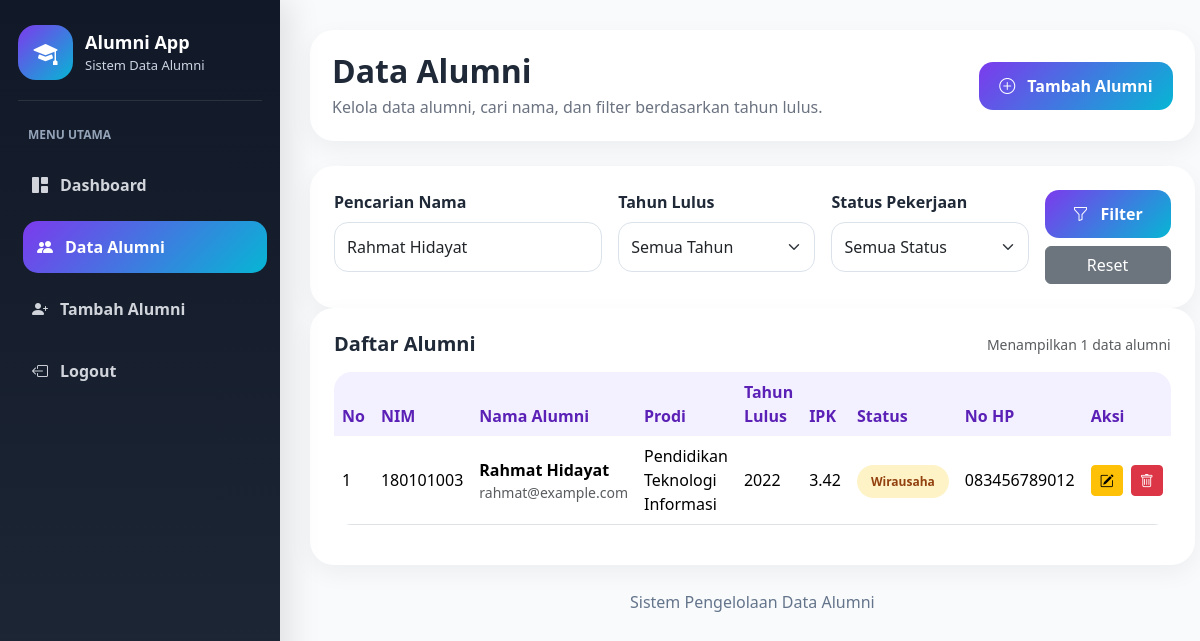
Page /alumni.php?nama=Rahmat Hidayat on the committed database.
### tables this page shows
CREATE TABLE `alumni` (
  `id_alumni` int(11) NOT NULL,
  `nim` varchar(30) NOT NULL,
  `nama_lengkap` varchar(120) NOT NULL,
  `jenis_kelamin` enum('Laki-laki','Perempuan') NOT NULL,
  `tempat_lahir` varchar(80) DEFAULT NULL,
  `tanggal_lahir` date DEFAULT NULL,
  `program_studi` varchar(100) NOT NULL,
  `fakultas` varchar(100) DEFAULT NULL,
  `tahun_masuk` year(4) DEFAULT NULL,
  `tahun_lulus` year(4) NOT NULL,
  `ipk` decimal(3,2) DEFAULT NULL,
  `email` varchar(100) DEFAULT NULL,
  `no_hp` varchar(20) DEFAULT NULL,
  `alamat` text DEFAULT NULL,
  `status_pekerjaan` enum('Bekerja','Wirausaha','Studi Lanjut','Belum Bekerja') DEFAULT 'Belum Bekerja',
  `created_at` timestamp NOT NULL DEFAULT current_timestamp(),
  `updated_at` timestamp NOT NULL DEFAULT current_timestamp() ON UPDATE current_timestamp()
);

### alumni.php (the view, shortened to what this page needs)
<?php
$conn = mysqli_connect(
    "localhost",
    "root",
    "",
    "db_alumni"
);
$nama = $_GET['nama'] ?? '';
$nama = mysqli_real_escape_string($conn, $nama);
$sql = "SELECT * FROM alumni WHERE 1=1";
if (!empty($nama)) {
    $sql .= " AND nama_lengkap LIKE '%$nama%'";
}
$sql .= " ORDER BY id_alumni DESC";
$query = mysqli_query($conn, $sql);
$total_data = mysqli_num_rows($query);
?>
<!DOCTYPE html>
<html lang="id">
<head>
    <link href="https://cdn.jsdelivr.net/npm/bootstrap@5.3.3/dist/css/bootstrap.min.css" rel="stylesheet">
    <link href="https://cdn.jsdelivr.net/npm/bootstrap-icons@1.11.3/font/bootstrap-icons.css" rel="stylesheet">
    <link href="assets/css/style.css" rel="stylesheet">
</head>
<body>
<div class="app-wrapper">
    <aside class="sidebar">
        <div class="brand-box">
            <div class="brand-icon">
                <i class="bi bi-mortarboard-fill"></i>
            </div>
            <div>
                <p class="brand-title">Alumni App</p>
                <p class="brand-subtitle">Sistem Data Alumni</p>
            </div>
        </div>
        <p class="menu-label">Menu Utama</p>
        <ul class="sidebar-menu">
            <li>
                <a href="dashboard.php">
                    <i class="bi bi-grid-1x2-fill"></i>
                    Dashboard
                </a>
            </li>
            <li>
                <a href="alumni.php" class="active">
                    <i class="bi bi-people-fill"></i>
                    Data Alumni
                </a>
            </li>
            <li>
                <a href="tambah-alumni.php">
                    <i class="bi bi-person-plus-fill"></i>
                    Tambah Alumni
                </a>
            </li>
            <li>
                <a href="index.php">
                    <i class="bi bi-box-arrow-left"></i>
                    Logout
                </a>
            </li>
        </ul>
    </aside>
    <main class="main-content">
        <div class="topbar">
            <div>
                <h1 class="page-title">Data Alumni</h1>
                <p class="page-subtitle">
                    Kelola data alumni, cari nama, dan filter berdasarkan tahun lulus.
                </p>
            </div>
            <a href="tambah-alumni.php" class="btn btn-main">
                <i class="bi bi-plus-circle me-2"></i>
                Tambah Alumni
            </a>
        </div>
        <section class="filter-box">
            <form method="GET">
                <div class="row g-3">
                    <div class="col-lg-4">
                        <label class="form-label">Pencarian Nama</label>
                        <input
                            type="text"
                            name="nama"
                            class="form-control"
                            placeholder="Cari nama alumni"
                            value="<?= htmlspecialchars($nama); ?>"
                        >
                    </div>
                     <div class="col-lg-3">
                        <label class="form-label">Tahun Lulus</label>
                        <select name="tahun_lulus" class="form-select">
                            <option value="">Semua Tahun</option>
                        </select>
                    </div>
                    <div class="col-lg-3">
                        <label class="form-label">
                            Status Pekerjaan
                        </label>
                        <select name="status" class="form-select">
                            <option value="">Semua Status</option>
                        </select>
                    </div>
                    <div class="col-lg-2 d-flex align-items-end">
                        <div class="w-100">
                            <button type="submit" class="btn btn-main w-100 mb-2">
                                <i class="bi bi-funnel me-2"></i>
                                Filter
                            </button>
                            <a href="alumni.php" class="btn btn-secondary w-100">
                                Reset
                            </a>
                        </div>
                    </div>
                </div>
            </form>
        </section>
        <section class="content-card">
            <div class="d-flex justify-content-between align-items-center mb-3 flex-wrap gap-2">
                <h2 class="card-heading mb-0">
                    Daftar Alumni
                </h2>
                <span class="text-muted small">
                    Menampilkan <?= $total_data ?> data alumni
                </span>
            </div>
            <div class="table-responsive">
                <table class="table table-hover align-middle">
                    <thead>
                        <tr>
                            <th>No</th>
                            <th>NIM</th>
                            <th>Nama Alumni</th>
                            <th>Prodi</th>
                            <th>Tahun Lulus</th>
                            <th>IPK</th>
                            <th>Status</th>
                            <th>No HP</th>
                            <th>Aksi</th>
                        </tr>
                    </thead>
                    <tbody>
                    <?php
                    $no = 1;
                    if(mysqli_num_rows($query) > 0):
                    while($data = mysqli_fetch_assoc($query)):
                    ?>
                    <tr>
                        <td><?= $no++; ?></td>
                        <td><?= htmlspecialchars($data['nim']); ?></td>
                        <td>
                            <strong>
                                <?= htmlspecialchars($data['nama_lengkap']); ?>
                            </strong>
                            <div class="text-muted small">
                                <?= htmlspecialchars($data['email']); ?>
                            </div>
                        </td>
                        <td><?= htmlspecialchars($data['program_studi']); ?></td>
                        <td><?= htmlspecialchars($data['tahun_lulus']); ?></td>
                        <td><?= htmlspecialchars($data['ipk']); ?></td>
                        <td>
                            <?php
                            if($data['status_pekerjaan']=="Bekerja"){
                                echo '<span class="badge-status badge-bekerja">Bekerja</span>';
                            }
                            elseif($data['status_pekerjaan']=="Wirausaha"){
                                echo '<span class="badge-status badge-wirausaha">Wirausaha</span>';
                            }
                            elseif($data['status_pekerjaan']=="Studi Lanjut"){
                                echo '<span class="badge-status badge-studi">Studi Lanjut</span>';
                            }
                            else{
                                echo '<span class="badge-status badge-belum">Belum Bekerja</span>';
                            }
                            ?>
                        </td>
                        <td><?= htmlspecialchars($data['no_hp']); ?></td>
                        <td>
                            <div class="action-buttons">
                                <a
                                    href="edit-alumni.php?id=<?= $data['id_alumni']; ?>"
                                    class="btn btn-sm btn-warning"
                                >
                                    <i class="bi bi-pencil-square"></i>
                                </a>
                                <a
                                    href="hapus-alumni.php?id=<?= $data['id_alumni']; ?>"
                                    class="btn btn-sm btn-danger"
                                    onclick="return confirm('Yakin ingin menghapus data ini?')"
                                >
                                    <i class="bi bi-trash"></i>
                                </a>
                            </div>
                        </td>
                    </tr>
                    <?php
                    endwhile;
                    endif; ?>
                    </tbody>
                </table>
            </div>
        </section>
        <p class="footer-note">
            Sistem Pengelolaan Data Alumni
        </p>
    </main>
</div>
</body>
</html>

### assets/css/style.css (style rules this page uses)
:root { --primary:#7c3aed; --primary-dark:#5b21b6; --secondary:#111827; --soft-blue:#f3f0ff; --soft-gray:#f8fafc; --text-dark:#1f2937; --text-muted:#6b7280; --border:#e5e7eb; --success:#10b981; --warning:#f59e0b; --danger:#ef4444; --info:#06b6d4; }
* { margin:0; padding:0; box-sizing:border-box; }
body { font-family:"Segoe UI",sans-serif; background:var(--soft-gray); color:var(--text-dark); }
a { text-decoration:none; }
.app-wrapper { display:flex; min-height:100vh; }
.sidebar { width:280px; background:linear-gradient( 180deg, #111827, #1f2937 ); position:fixed; top:0; left:0; min-height:100vh; padding:25px 18px; box-shadow:10px 0 30px rgba(0,0,0,.1); }
.brand-box { display:flex; align-items:center; gap:12px; margin-bottom:25px; padding-bottom:20px; border-bottom:1px solid rgba(255,255,255,.1); }
.brand-icon { width:55px; height:55px; border-radius:18px; background:linear-gradient( 135deg, #7c3aed, #06b6d4 ); color:white; display:flex; justify-content:center; align-items:center; font-size:24px; }
.brand-title { color:white; font-weight:800; margin-bottom:0; font-size:18px; }
.brand-subtitle { color:#cbd5e1; margin-bottom:0; font-size:13px; }
.menu-label { color:#94a3b8; text-transform:uppercase; font-size:12px; font-weight:700; margin:15px 10px; }
.sidebar-menu { list-style:none; padding:0; }
.sidebar-menu li { margin-bottom:10px; }
.sidebar-menu a { display:flex; align-items:center; gap:12px; padding:14px; color:#d1d5db; border-radius:15px; transition:.3s; font-weight:600; }
.sidebar-menu a:hover, .sidebar-menu a.active { background:linear-gradient( 135deg, #7c3aed, #06b6d4 ); color:white; transform:translateX(5px); }
.main-content { margin-left:280px; width:100%; padding:30px; }
.topbar { background:white; border-radius:24px; padding:22px; margin-bottom:25px; display:flex; justify-content:space-between; align-items:center; box-shadow:0 8px 25px rgba(0,0,0,.05); }
.page-title { font-size:32px; font-weight:800; margin-bottom:5px; }
.page-subtitle { color:var(--text-muted); margin-bottom:0; }
.stat-card, .content-card, .filter-box { background:white; border-radius:24px; padding:24px; box-shadow:0 8px 25px rgba(0,0,0,.05); border:none; }
.table { border-radius:18px; overflow:hidden; }
.table thead th { background:#f3f0ff; color:#5b21b6; font-weight:800; border:none; }
.table tbody tr { transition:.3s; }
.badge-status { padding:8px 14px; border-radius:999px; font-size:12px; font-weight:700; }
.badge-wirausaha { background:#fef3c7; color:#92400e; }
.btn-main { background:linear-gradient( 135deg, #7c3aed, #06b6d4 ); color:white; border:none; border-radius:14px; padding:12px 20px; font-weight:700; transition:.3s; }
.form-control, .form-select { border-radius:14px; padding:12px; border:1px solid #dbe2ea; }
.form-label { font-weight:700; }
.card-heading { font-size:20px; font-weight:800; margin-bottom:20px; }
.action-buttons { display:flex; gap:8px; }
.footer-note { text-align:center; color:#64748b; padding:25px; }
.stat-card, .content-card, .filter-box, .topbar { animation:fadeUp .5s ease; }

### rows in the picture
alumni: nim "180101003", nama_lengkap "Rahmat Hidayat", email "rahmat@example.com", program_studi "Pendidikan Teknologi Informasi", tahun_lulus "2022", ipk "3.42", status_pekerjaan "Wirausaha", no_hp "083456789012"

### other values in the picture
$total_data "1"
